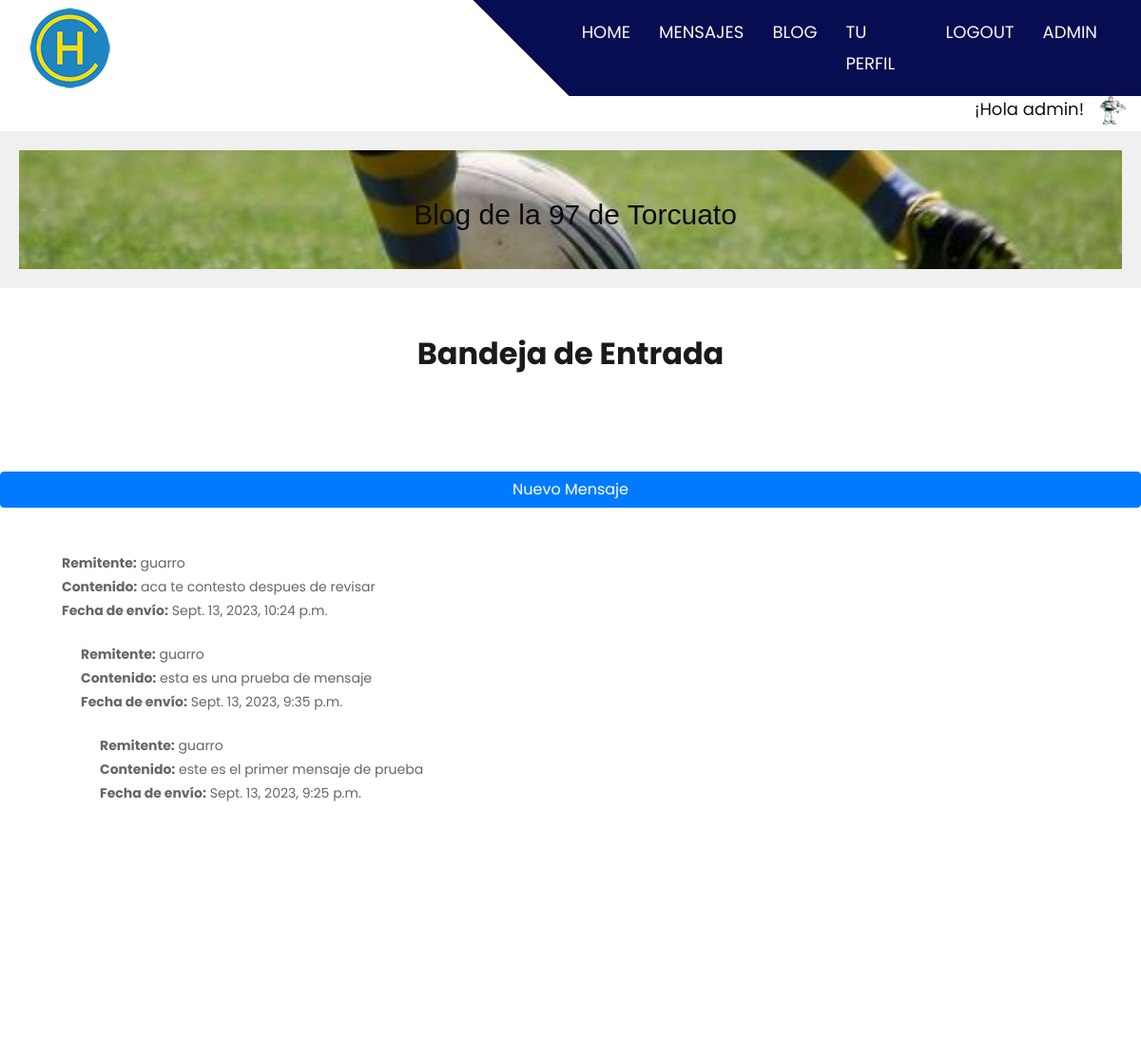
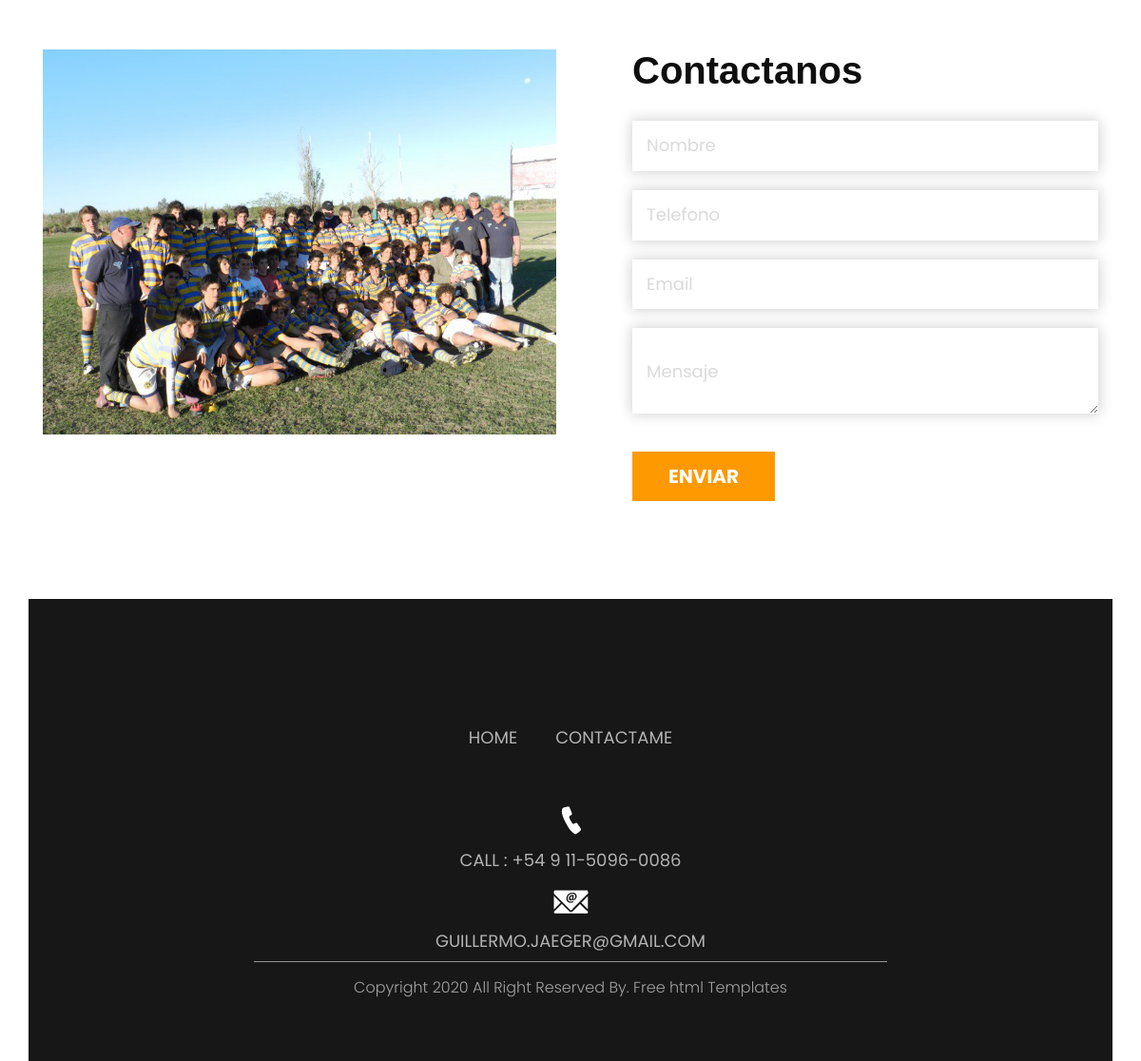
Screenshot of /ver_mensajes/ (signed in) with the database file from the repository (2 pictures, top to bottom).
### Mensajes/models.py (models this page shows, shortened)
class Mensaje(models.Model):
    conversacion = models.ForeignKey(Conversacion, on_delete=models.CASCADE, null=True)
    remitente = models.ForeignKey(User, on_delete=models.CASCADE)
    destinatario = models.ForeignKey(User, on_delete=models.CASCADE, related_name='mensajes_recibidos')
    contenido = models.TextField()
    fecha_envio = models.DateTimeField(auto_now_add=True)
    leido = models.BooleanField(default=False)

### Mensajes/views.py (the view)
# urls.py: path('ver_mensajes/', views.ver_mensajes, name='ver_mensajes'),
@login_required
def ver_mensajes(request):
    avatar= obtenerAvatar(request)
    mensajes = Mensaje.objects.filter(destinatario=request.user).order_by('-fecha_envio')
    return render(request, 'Mensajes/ver_mensajes.html', {'mensajes': mensajes, "avatar": avatar})

### Inicio/views.py (called while the page is built)
def obtenerAvatar(request):
    avatares=Avatar.objects.filter(user=request.user.id)
    if len(avatares)!=0:
        return avatares[0].imagen.url
    else:
        return "/media/avatars/avatarpordefecto.png"

### templates/Mensajes/ver_mensajes.html (shortened to what this page needs)
{% extends "padre.html" %}
{% load static %}
{% block titulo %}
       Bandeja de Entrada
    {% endblock %}
{% block contenido-principal %}
<div class="about_section layout_padding">
    <a href="{% url 'Mensajes:crear_mensaje' %}" class="btn btn-primary btn-block">Nuevo Mensaje</a>
    <br>
    <div class="container">
        <div class="row">
            <div class="col-lg-8 col-sm-12">
            {% for mensaje in mensajes %}
                    <div class="card-body">
                        <strong>Remitente:</strong> {{ mensaje.remitente }}<br>
                        <strong>Contenido:</strong> {{ mensaje.contenido }}<br>
                        <strong>Fecha de envío:</strong> {{ mensaje.fecha_envio }}<br>
            {% endfor %}
                    </div>
     </div>
  </div>
</div>
{% endblock %}

### templates/padre.html (shortened to what this page needs)
<!DOCTYPE html>
<html lang="en">
   <head>
      {% load static %}
      <!DOCTYPE html>
      <link rel="stylesheet" type="text/css" href="{% static 'css/bootstrap.min.css' %}">
      <link rel="stylesheet" type="text/css" href="{% static 'css/style.css' %}">
      <link rel="stylesheet" href="{% static 'css/responsive.css' %}">
      <link rel="stylesheet" href="css/jquery.mCustomScrollbar.min.css">
      <link rel="stylesheet" href="https://netdna.bootstrapcdn.com/font-awesome/4.0.3/css/font-awesome.css">
      <link rel="stylesheet" href="{% static 'css/owl.carousel.min.css' %}">
      <link rel="stylesheet" href="https://cdnjs.cloudflare.com/ajax/libs/fancybox/2.1.5/jquery.fancybox.min.css" media="screen">
   </head>
   <body>
      <div class="header_section">
         <div class="container-fluid header_main">
            <nav class="navbar navbar-expand-lg navbar-light bg-light">
               <a class="logo" href="{% url 'inicio' %}"><img src="{% static 'images/logo.png' %}"></a>
               <div class="collapse navbar-collapse" id="navbarSupportedContent">
                  <ul class="navbar-nav mr-auto">
                     {% if user.is_authenticated %}
                     <li class="nav-item">
                        <a class="nav-link" href="{% url 'inicio' %}">Home</a>
                     </li>
                     <li class="nav-item">
                        <a class="nav-link" href="{% url 'Mensajes:ver_mensajes' %}">Mensajes</a>
                     </li>
                     <li class="nav-item">
                        <a class="nav-link" href="{% url 'Entradas:entradalista' %}">Blog</a>
                     </li>
                     <li class="nav-item">
                        <a class="nav-link" href="{% url 'usuarioeditar' %}">Tu Perfil</a>
                     </li>
                     <li class="nav-item">
                        <a class="nav-link" href="{% url 'logout' %}">logout</a>
                     </li>
                     {% if user.is_superuser %}
                     <li class="nav-item">
                       <a class="nav-link" href="{% url 'administrador' %}">admin</a>
                     </li>
                   {% endif %}
                     {% endif %}
                  </ul>
               </div>
            </nav>
         </div>
</head>
<div style="display: flex; justify-content: flex-end;">
   <div style="flex: 1; text-align: right; max-width: 94%;">
      <h3>¡Hola {{ user.username }}!</h3>
   </div>
   <div style="flex: 2; text-align: center; max-width: 5%;">
       <img src="{{ avatar }}" alt="" style="width: 30px; height: 30px;">
   </div>
</div>
         <header>
            <div class="foto">  <p>Blog de la 97 de Torcuato</p>    </div>
         </header>
   <div style="text-align: center; margin-bottom: 5px;">
      <br>
          <h2 class="most_text">{% block titulo %}    {% endblock %}</h2>
  </div>
      </div>
{% block contenido-principal %}
{% endblock %}
<div class="about_section layout_padding">
   <div class="container">
      <div class="row">
         <div class="col-lg-8 col-sm-12">
         </div>
         <div class="col-lg-4 col-sm-12">
         </div>
      </div>
   </div>
</div>
      <div class="contact_section layout_padding">
         <div class="container">
            <div class="row">
               <div class="col-md-6">
                  <div id="carouselExampleIndicators" class="carousel slide" data-ride="carousel">
                     <div class="carousel-inner">
                        <div class="carousel-item active">
                           <div class="contact_img"></div>
                        </div>
                     </div>
                  </div>
               </div>
               <div class="col-md-6">
                  <div class="mail_section">
                     <h1 class="contact_taital">Contactanos</h1>
                     <input type="" class="email_text" placeholder="Nombre" name="Name">
                     <input type="" class="email_text" placeholder="Telefono" name="Phone">
                     <input type="" class="email_text" placeholder="Email" name="Email">
                     <textarea class="massage_text" placeholder="Mensaje" rows="5" id="comment" name="Message"></textarea>
                     <div class="send_bt"><a href="#">enviar</a></div>
                  </div>
               </div>
            </div>
         </div>
      </div>
      <div class="footer_section layout_padding">
         <div class="container">
            <div class="footer_logo"><a href="{% url 'inicio' %}">
            <div class="footer_menu">
               <ul>
                  <li><a href="{% url 'inicio' %}">Home</a></li>
                  <li><a href="contact.html">Contactame</a></li>
               </ul>
            </div>
            <div class="contact_menu">
               <ul>
                  <li><a href="#"><img src="{% static 'images/call-icon.png' %}"></a></li>
                  <li><a href="#">Call : +54 9 11-5096-0086</a></li>
                  <li><a href="#"><img src="{% static 'images/mail-icon.png' %}"></a></li>
                  <li><a href="#">guillermo.jaeger@gmail.com</a></li>
               </ul>
            </div>
         </div>
      </div>
      <div class="copyright_section">
         <div class="container">
            <p class="copyright_text">Copyright 2020 All Right Reserved By.<a href="https://html.design"> Free  html Templates</a></p>
         </div>
      </div>
   </body>
</html>

### static/css/style.css (style rules this page uses)
* { box-sizing: border-box !important; transition: ease all 0.5s; }
html { scroll-behavior: smooth; }
body { color: #666666; font-size: 14px; font-family: Poppins; line-height: 1.80857; font-weight: normal; overflow-x: hidden; }
a { color: #1f1f1f; text-decoration: none !important; outline: none !important; -webkit-transition: all .3s ease-in-out; -moz-transition: all .3s ease-in-out; -ms-transition: all .3s ease-in-out; -o-transition: all .3s ease-in-out; transition: all .3s ease-in-out; }
h1, h2, h3, h4, h5, h6 { letter-spacing: 0; font-weight: normal; position: relative; padding: 0 0 10px 0; font-weight: normal; line-height: normal; color: #111111; margin: 0 }
h1 { font-size: 24px }
h2 { font-size: 22px }
h3 { font-size: 18px }
*, *::after, *::before { -webkit-box-sizing: border-box; -moz-box-sizing: border-box; box-sizing: border-box; }
ul, li, ol { margin: 0px; padding: 0px; list-style: none; }
p { margin: 20px; font-weight: 300; font-size: 15px; line-height: 24px; }
a { color: #222222; text-decoration: none; outline: none !important; }
a, .btn { text-decoration: none !important; outline: none !important; -webkit-transition: all .3s ease-in-out; -moz-transition: all .3s ease-in-out; -ms-transition: all .3s ease-in-out; -o-transition: all .3s ease-in-out; transition: all .3s ease-in-out; }
img { max-width: 100%; height: auto; }
.layout_padding { padding-top: 90px; padding-bottom: 0px; }
.bg-light { background-color: transparent!important; }
.header_section { background-image: url(../images/banner-bg.png); height: auto; background-size: 100%; width: 100%; float: left; height: auto; background-size: 100%; background-repeat: no-repeat; }
.header_main { background: linear-gradient(45deg, transparent 46%, #080c50 46%); }
.logo { width: 50%; float: left; }
.navbar-expand-lg .navbar-nav .nav-link { padding-right: 15px; padding-left: 15px; font-size: 18px; color: #f8f9fa; text-transform: uppercase; }
.about_section { width: 100%; float: left; padding-top: 90px; }
.most_text { width: 100%; float: left; font-size: 32px; color: #1a1a1a; padding-top: 20px; font-weight: bold; }
.contact_section { width: 100%; float: left; padding-bottom: 90px; padding-top: 170px; }
.contact_img { width: 100%; float: left; background-image: url(../images/contact-img.png); height: 488px; background-size: contain; background-repeat: no-repeat; }
.contact_taital { width: 100%; float: left; font-size: 40px; color: #0e0e0e; font-weight: bold; }
.mail_section { width: 100%; float: left; padding-left: 50px; }
.email_text { width: 100%; float: left; font-size: 18px; color: #dadada; background-color: #ffffff; border: 0px; padding: 10px 15px 10px 15px; height: auto; box-shadow: 0px 0px 13px 1px rgba(0,0,0,0.19); margin-top: 20px; }
input.email_text::placeholder { color: #dadada; }
.massage_text { width: 100%; float: left; font-size: 18px; color: #dadada; background-color: #ffffff; border: 0px; height: 90px; box-shadow: 0px 0px 13px 1px rgba(0,0,0,0.19); margin-top: 20px; padding: 30px 15px 10px 15px; }
textarea#comment::placeholder { color: #dadada; }
.send_bt { width: 150px; float: left; margin-top: 40px; }
.send_bt a { width: 100%; float: left; font-size: 20px; color: #ffffff; text-align: center; background-color: #fe9901; padding: 8px 5px; text-transform: uppercase; font-weight: bold; }
.footer_section { width: 100%; float: left; background-color: #171717; height: auto; padding-bottom: 50px; }
.footer_logo { width: 100%; float: left; text-align: center; }
.footer_menu { width: 100%; float: left; text-align: center; padding-top: 40px; }
.footer_menu ul { margin: 0px; padding: 0px; display: inline-block; text-align: center; }
.footer_menu li { float: left; font-size: 18px; color: #b3b3b3; padding: 0px 20px; text-transform: uppercase; }
.footer_menu li a { color: #b3b3b3; }
.contact_menu { width: 100%; float: left; text-align: center; padding-top: 40px; }
.contact_menu ul { margin: 0px; padding: 0px; display: inline-block; text-align: center; }
.contact_menu li { float: initial; font-size: 18px; color: #b3b3b3; padding: 5px 20px; text-transform: uppercase; text-align: center; }
.contact_menu li a { color: #b3b3b3; }
.copyright_section { width: 100%; float: left; background-color: #171717; height: auto; }
.copyright_text { width: 60%; margin: 0 auto; font-size: 16px; text-align: center; color: #a3a3a3; border-top: 1px solid #969696; padding: 15px 0px; }
.copyright_text a { color: #a3a3a3; }

### rows the page displays
Mensaje: remitente "guarro", contenido "aca te contesto despues de revisar", fecha_envio "Sept. 13, 2023, 10:24 p.m."
Mensaje: remitente "guarro", contenido "esta es una prueba de mensaje", fecha_envio "Sept. 13, 2023, 9:35 p.m."
Mensaje: remitente "guarro", contenido "este es el primer mensaje de prueba", fecha_envio "Sept. 13, 2023, 9:25 p.m."

### other values shown
{{ user.username }} "admin"
